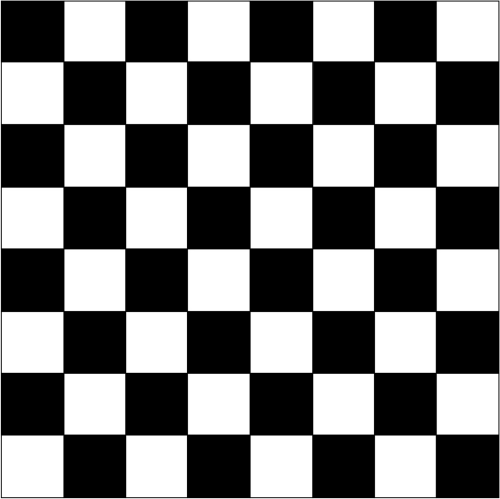
#> input picture Canny_Edge_Detector/Chessboard_Reference.png, 1000 x 998 px, found by its file name (shown at 1/2 size)
$ python edge_detector.py
#> lines starting #> are read from the running program, lines starting #| are printed output that depends on the picture
#> in normal, img is the input picture: shape (998, 1000, 3); min 0, max 255, mean 123.9
### Canny_Edge_Detector/cannyfunction.py
import numpy as np
from scipy import signal

# gaussian smoothing
def gaussian_kernel(sigma = 1.3):
    w = np.ceil(sigma * 5) // 2 * 2 + 1
    size = int(w) // 2 # floor division eg. 5 // 2 = 2.5 -> 2
    x, y = np.mgrid[-size:size+1, -size:size+1]
    normal = 1 / (2.0 * np.pi * sigma**2)
    g = np.exp(-((x**2 + y**2) / (2.0*sigma**2)))*normal
    return g

def sobel_filters(img):
    Kx = np.array([[-1, 0, 1], [-2, 0, 2], [-1, 0, 1]], np.float32)
    Ky = np.array([[-1, -2, -1], [0, 0, 0], [1, 2, 1]], np.float32)

    Ix = signal.convolve2d(img, Kx, boundary='fill', mode='same')
    Iy = signal.convolve2d(img, Ky, boundary='fill', mode='same')

    G = np.hypot(Ix, Iy)
    G = G / G.max() * 255.0
    theta = np.arctan2(Iy, Ix)
    return (G, theta)

def non_max_suppression(img, D):
    M, N = img.shape
#> M = 998; N = 1000
    Z = np.zeros((M, N), dtype=np.int32)
    angle = D * 180. / np.pi
    angle[angle < 0] += 180
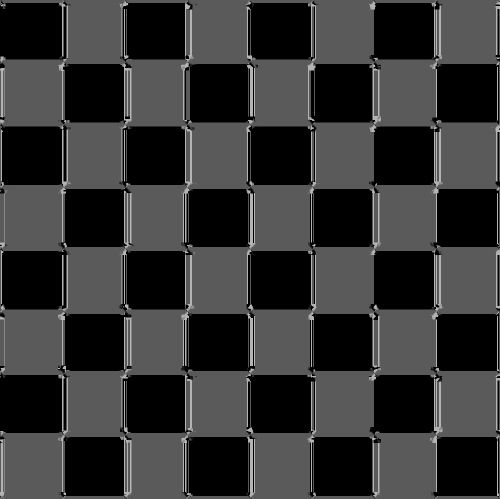
#> angle: shape (998, 1000) float64 (shown at 1/2 size); min 0, max 180, mean 51.9

    for i in range(1, M - 1):
        for j in range(1, N - 1):
            try:
                q = 255
                r = 255

                # angle 0
                if (0 <= angle[i, j] < 22.5) or (157.5 <= angle[i, j] <= 180):
                    q = img[i, j + 1]
                    r = img[i, j - 1]
                # angle 45
                elif (22.5 <= angle[i, j] < 67.5):
                    q = img[i + 1, j - 1]
                    r = img[i - 1, j + 1]
                # angle 90
                elif (67.5 <= angle[i, j] < 112.5):
                    q = img[i + 1, j]
                    r = img[i - 1, j]
                # angle 135
                elif (112.5 <= angle[i, j] < 157.5):
                    q = img[i - 1, j - 1]
                    r = img[i + 1, j + 1]

                if (img[i, j] >= q) and (img[i, j] >= r):
                    Z[i, j] = img[i, j]
                else:
                    Z[i, j] = 0

            except IndexError as e:
                pass
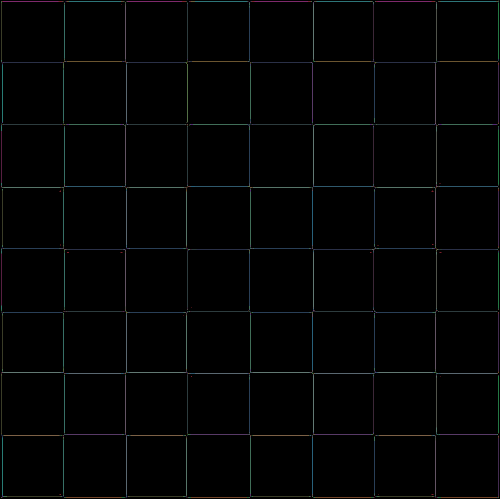
#> Z: shape (998, 1000) int32 (shown at 1/2 size); 160 distinct labels, from 0 to 238; one colour per label, 0 black
    return Z


def threshold(img, lowThresholdRatio=0.05, highThresholdRatio=0.15):
# def threshold(img, lowThresholdRatio=0.15, highThresholdRatio=0.3):
#> called with lowThresholdRatio = 0.05, highThresholdRatio = 0.15
    highThreshold = img.max() * highThresholdRatio
#> highThreshold = 35.7
    lowThreshold = highThreshold * lowThresholdRatio
#> lowThreshold = 1.78

    M, N = img.shape
#> M = 998; N = 1000
    res = np.zeros((M, N), dtype=np.int32)

    weak = np.int32(25)
    strong = np.int32(255)

    strong_i, strong_j = np.where(img >= highThreshold)
#> strong_i = 17459 values from 2 to 995; strong_j = 17459 values, max 997 at index 3008, min 2 at index 0, mean 499.5
    zeros_i, zeros_j = np.where(img < lowThreshold)

    weak_i, weak_j = np.where((img <= highThreshold) & (img >= lowThreshold))
#> weak_i = [1]; weak_j = [997]

    res[strong_i, strong_j] = strong
    res[weak_i, weak_j] = weak

    return (res, weak, strong)

def hysteresis(img, weak, strong=255):
    M, N = img.shape
    for i in range(1, M-1):
        for j in range(1, N-1):
            if (img[i,j] == weak):
                try:
                    if ((img[i+1, j-1] == strong) or (img[i+1, j] == strong) or (img[i+1, j+1] == strong)
                        or (img[i, j-1] == strong) or (img[i, j+1] == strong)
                        or (img[i-1, j-1] == strong) or (img[i-1, j] == strong) or (img[i-1, j+1] == strong)):
                        img[i, j] = strong
                    else:
                        img[i, j] = 0
                except IndexError as e:
                    pass
    return img

def coefficient(x, y):
    # https://stackoverflow.com/questions/19175037/determine-a-b-c-of-quadratic-equation-using-data-points
    x1 = x[0]
    x2 = x[1]
    x3 = x[2]
    y1 = y[0]
    y2 = y[1]
    y3 = y[2]
    a = ((y1 / ((x1 - x2) * (x1 - x3)))
        + (y2 / ((x2 - x1) * (x2 - x3)))
        + (y3 / ((x3 - x1) * (x3 - x2))))
    b = (-y1 * (x2 + x3) / ((x1 - x2) * (x1 - x3))
         -y2 * (x1 + x3) / ((x2 - x1) * (x2 - x3))
         -y3 * (x1 + x2) / ((x3 - x1) * (x3 - x2)))
    c = (y1 * x2 * x3 / ((x1 - x2) * (x1 - x3))
        + y2 * x1 * x3 / ((x2 - x1) * (x2 - x3))
        + y3 * x1 * x2 / ((x3 - x1) * (x3 - x2)))

    quad_eq = np.poly1d([a,b,c])
    first_dev = np.polyder(quad_eq)
    slope_zero = first_dev.r
    maxima = np.polyval(quad_eq, slope_zero)
    if a != 0:
        x0 = -b / (2 * a)
    else:
        x0 = x[1]
    return x0, maxima

def subpixel_func(img, D): # 1/4 size image
    M, N = img.shape
    Z = np.zeros((M*4, N*4), dtype=np.int32)
    angle = D * 180. / np.pi
    angle[angle < 0] += 180

    for i in range(1, M - 1):
        for j in range(1, N - 1):
            # angle 0 horizontal
            if (0 <= angle[i, j] < 22.5) or (157.5 <= angle[i, j] <= 180):
                q = img[i, j + 1]
                r = img[i, j - 1]
                if (img[i, j] > q) and (img[i, j] > r):
                    # Z[i, j] = img[i, j]
                    s = img[i, j]
                    x = [j - 1, j, j + 1]
                    y = [r, s, q]
                    x0, maxima = coefficient(x, y)
                    new_i = int(4 * i)
                    new_j = int(4 * x0)
                    # fill gap
                    Z[new_i, new_j] = np.round(maxima)
                    Z[new_i + 1, new_j] = np.round(maxima)
                    Z[new_i - 1, new_j] = np.round(maxima)
                    Z[new_i + 2, new_j] = np.round(maxima)
            # angle 45
            elif (22.5 <= angle[i, j] < 67.5):
                q = img[i + 1, j - 1]
                r = img[i - 1, j + 1]
                if (img[i, j] > q) and (img[i, j] > r):
                    # Z[i, j] = img[i, j]
                    s = img[i, j]
                    x = [j - 1, j, j + 1]
                    y = [r, s, q]
                    x0_j, maxima_j = coefficient(x, y) # x0 for j direction

                    x = [i - 1, i, i + 1]
                    y = [r, s, q]
                    x0_i, maxima_i = coefficient(x, y) # x0 for i direction

                    new_i = int(4 * x0_i)
                    new_j = int(4 * x0_j)
                    pixelvalue = np.round(max(maxima_i, maxima_j))

                    # fill gap
                    Z[new_i, new_j] = pixelvalue
                    Z[new_i + 1, new_j - 1] = pixelvalue
                    Z[new_i + 2, new_j - 2] = pixelvalue
                    Z[new_i + 3, new_j - 3] = pixelvalue
                    Z[new_i - 1, new_j + 1] = pixelvalue
                    Z[new_i - 2, new_j + 2] = pixelvalue
                    Z[new_i - 3, new_j + 3] = pixelvalue
            # angle 90 vertical
            elif (67.5 <= angle[i, j] < 112.5):
                q = img[i + 1, j]
                r = img[i - 1, j]
                if (img[i, j] > q) and (img[i, j] > r):
                    # Z[i, j] = img[i, j]
                    s = img[i, j]
                    x = [i - 1, i, i + 1]
                    y = [r, s, q]
                    x0, maxima = coefficient(x, y)
                    new_i = int(4 * x0)
                    new_j = int(4 * j)
                    # fill gap
                    Z[new_i, new_j] = np.round(maxima)
                    Z[new_i, new_j + 1] = np.round(maxima)
                    Z[new_i, new_j - 1] = np.round(maxima)
                    Z[new_i, new_j + 2] = np.round(maxima)
            # angle 135
            elif (112.5 <= angle[i, j] < 157.5):
                q = img[i - 1, j - 1]
                r = img[i + 1, j + 1]
                if (img[i, j] > q) and (img[i, j] > r):
                    # Z[i, j] = img[i, j]
                    s = img[i, j]
                    x = [j - 1, j, j + 1]
                    y = [r, s, q]
                    x0_j, maxima_j = coefficient(x, y) # x0 for j direction

                    x = [i - 1, i, i + 1]
                    y = [r, s, q]
                    x0_i, maxima_i = coefficient(x, y) # x0 for i direction

                    new_i = int(4 * x0_i)
                    new_j = int(4 * x0_j)
                    pixelvalue = np.round(max(maxima_i, maxima_j))

                    # fill gap
                    Z[new_i, new_j] = pixelvalue
                    Z[new_i - 1, new_j - 1] = pixelvalue
                    Z[new_i - 2, new_j - 2] = pixelvalue
                    Z[new_i - 3, new_j - 3] = pixelvalue
                    Z[new_i + 1, new_j + 1] = pixelvalue
                    Z[new_i + 2, new_j + 2] = pixelvalue
                    Z[new_i + 3, new_j + 3] = pixelvalue
    return Z

# [26 lines of commented-out code are left out]

### Canny_Edge_Detector/edge_detector.py
import cv2
from scipy import signal
from matplotlib import pyplot as plt
import Canny_Edge_Detector.cannyfunction as cf

path = 'C:\\Users\\Alyna Khoo Yi Jie\\Documents\\NTU\\Year 4\\Semester 2\\EE4208 INTELLIGENT SYSTEMS DESIGN\\Assignments\\Face Recognition'
path = path + '\\Canny_Edge_Detector\\Chessboard_Reference.png'
# [4 lines of commented-out code are left out]

def normal(path):
    # pre-processing
    img = cv2.imread(path)  # BGR
    gray_img = cv2.cvtColor(img, cv2.COLOR_BGR2GRAY)

    gaussian_smooth = signal.convolve2d(gray_img, cf.gaussian_kernel(), boundary='fill', mode='same')

    (result, theta) = cf.sobel_filters(gaussian_smooth)

    result = cf.non_max_suppression(result, theta)
    result, weak, strong = cf.threshold(result)
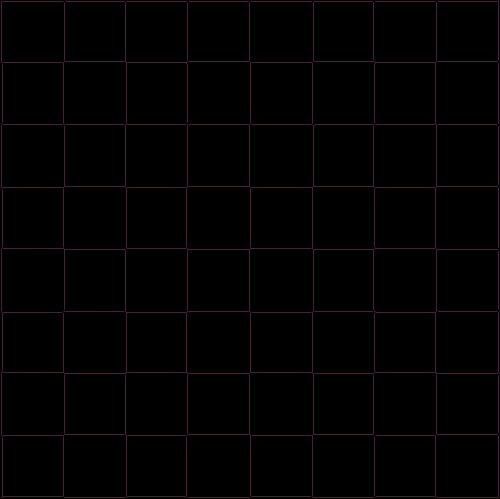
#> result: shape (998, 1000) int32 (shown at 1/2 size); 3 distinct labels, from 0 to 255; one colour per label, 0 black
#> weak = 25; strong = 255
    result = cf.hysteresis(result, weak)
#> after the loop in hysteresis, `for i in range(1, M-1):`:
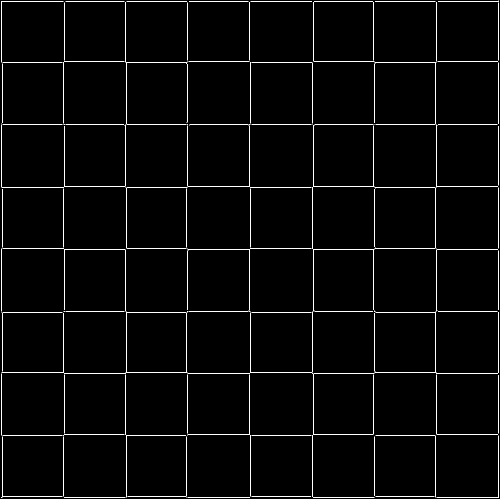
#> img: shape (998, 1000) int32 (shown at 1/2 size); 1.7% white in thin lines or dots
    return result, img, gray_img

def subpixel(gray_img):
    # pre-processing and resizing
    (dim_y, dim_x) = gray_img.shape
#> dim_y = 998; dim_x = 1000
    (small_dim_x, small_dim_y) = (dim_x // 4, dim_y // 4)
#> small_dim_x = 250; small_dim_y = 249
    small_gray_img = cv2.resize(gray_img, (small_dim_x, small_dim_y))

    gaussian_smooth = signal.convolve2d(small_gray_img, cf.gaussian_kernel(), boundary='fill', mode='same')
#> gaussian_smooth: shape (249, 250) float64
    (result, theta) = cf.sobel_filters(gaussian_smooth)
#> in sobel_filters (call 2), `theta = np.arctan2(Iy, Ix)`:
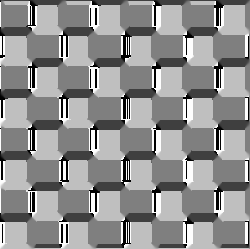
#> theta: shape (249, 250) float64; min -3.14, max 3.14, mean 0.446; drawn with min black and max white

    result = cf.subpixel_func(result, theta)
#> after the loop in subpixel_func, `for i in range(1, M - 1):`:
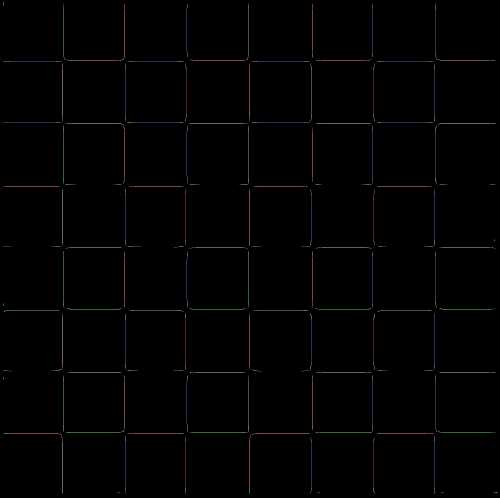
#> Z: shape (996, 1000) int32 (shown at 1/2 size); 72 distinct labels, from 0 to 193; one colour per label, 0 black
    result, weak, strong = cf.threshold(result)
#> result: shape (996, 1000) int32; 3 distinct labels, from 0 to 255
    result = cf.hysteresis(result, weak)
#> call 2 of hysteresis, with weak = 25, strong = 255
#> after the loop in hysteresis (call 2), `for i in range(1, M-1):`:
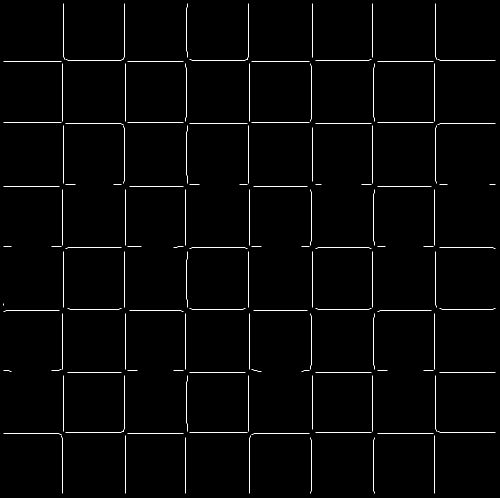
#> img: shape (996, 1000) int32 (shown at 1/2 size); 1.2% white in thin lines or dots
    return result, (small_dim_x, small_dim_y)

norm, img, gray_img = normal(path)
sub, (small_dim_x, small_dim_y) = subpixel(gray_img)
small_img = cv2.resize(img, (small_dim_x, small_dim_y))

plt.subplot(221)
plt.imshow(cv2.cvtColor(img, cv2.COLOR_BGR2RGB))
plt.title('Original Image')
plt.xticks([]), plt.yticks([])

plt.subplot(222)
plt.imshow(norm, cmap='gray')
plt.title('Original Edge Detector Result')
plt.xticks([]), plt.yticks([])

plt.subplot(223)
plt.imshow(cv2.cvtColor(small_img, cv2.COLOR_BGR2RGB), cmap='gray')
plt.title('Reduced Image')
plt.xticks([]), plt.yticks([])

plt.subplot(224)
plt.imshow(sub, cmap='gray')
plt.title('Subpixel Edge Detector Result')
plt.xticks([]), plt.yticks([])
plt.show()
